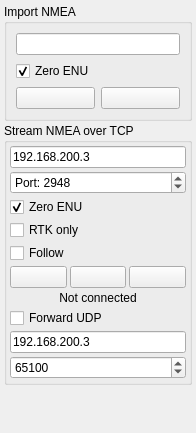
                  <widget class="QWidget" name="scrollAreaWidgetContents">
                   <property name="geometry">
                    <rect>
                     <x>0</x>
                     <y>0</y>
                     <width>196</width>
                     <height>433</height>
                    </rect>
                   </property>
                   <layout class="QVBoxLayout" name="verticalLayout_12">
                    <property name="spacing">
                     <number>2</number>
                    </property>
                    <property name="leftMargin">
                     <number>4</number>
                    </property>
                    <property name="topMargin">
                     <number>4</number>
                    </property>
                    <property name="rightMargin">
                     <number>4</number>
                    </property>
                    <property name="bottomMargin">
                     <number>4</number>
                    </property>
                    <item>
                     <widget class="QGroupBox" name="groupBox_11">
                      <property name="sizePolicy">
                       <sizepolicy hsizetype="Preferred" vsizetype="Fixed">
                        <horstretch>0</horstretch>
                        <verstretch>0</verstretch>
                       </sizepolicy>
                      </property>
                      <property name="title">
                       <string>Import NMEA</string>
                      </property>
                      <layout class="QGridLayout" name="gridLayout_9">
                       <item row="2" column="1">
                        <widget class="QPushButton" name="mapImportNmeaButton">
                         <property name="toolTip">
                          <string>Process</string>
                         </property>
                         <property name="text">
                          <string/>
                         </property>
                         <property name="icon">
                          <iconset resource="resources.qrc">
                           <normaloff>:/models/Icons/Process-96.png</normaloff>:/models/Icons/Process-96.png</iconset>
                         </property>
                        </widget>
                       </item>
                       <item row="1" column="0" colspan="2">
                        <widget class="QCheckBox" name="mapImportNmeaZeroEnuBox">
                         <property name="toolTip">
                          <string>Zero ENU coordinates on map with first imported point</string>
                         </property>
                         <property name="text">
                          <string>Zero ENU</string>
                         </property>
                         <property name="checked">
                          <bool>true</bool>
                         </property>
                        </widget>
                       </item>
                       <item row="2" column="0">
                        <widget class="QPushButton" name="mapChooseNmeaButton">
                         <property name="toolTip">
                          <string>Choose</string>
                         </property>
                         <property name="text">
                          <string/>
                         </property>
                         <property name="icon">
                          <iconset resource="resources.qrc">
                           <normaloff>:/models/Icons/Open Folder-96.png</normaloff>:/models/Icons/Open Folder-96.png</iconset>
                         </property>
                        </widget>
                       </item>
                       <item row="0" column="0" colspan="2">
                        <widget class="QLineEdit" name="mapImportNmeaEdit"/>
                       </item>
                      </layout>
                     </widget>
                    </item>
                    <item>
                     <widget class="QGroupBox" name="groupBox_14">
                      <property name="sizePolicy">
                       <sizepolicy hsizetype="Preferred" vsizetype="Fixed">
                        <horstretch>0</horstretch>
                        <verstretch>0</verstretch>
                       </sizepolicy>
                      </property>
                      <property name="title">
                       <string>Stream NMEA over TCP</string>
                      </property>
                      <layout class="QVBoxLayout" name="verticalLayout_9">
                       <property name="spacing">
                        <number>3</number>
                       </property>
                       <property name="leftMargin">
                        <number>3</number>
                       </property>
                       <property name="topMargin">
                        <number>3</number>
                       </property>
                       <property name="rightMargin">
                        <number>3</number>
                       </property>
                       <property name="bottomMargin">
                        <number>3</number>
                       </property>
                       <item>
                        <widget class="QLineEdit" name="mapStreamNmeaServerEdit">
                         <property name="text">
                          <string>192.168.200.3</string>
                         </property>
                        </widget>
                       </item>
                       <item>
                        <widget class="QSpinBox" name="mapStreamNmeaPortBox">
                         <property name="prefix">
                          <string>Port: </string>
                         </property>
                         <property name="maximum">
                          <number>65535</number>
                         </property>
                         <property name="value">
                          <number>2948</number>
                         </property>
                        </widget>
                       </item>
                       <item>
                        <widget class="QCheckBox" name="mapStreamNmeaZeroEnuBox">
                         <property name="toolTip">
                          <string>Zero ENU frame on next NMEA message</string>
                         </property>
                         <property name="text">
                          <string>Zero ENU</string>
                         </property>
                         <property name="checked">
                          <bool>true</bool>
                         </property>
                        </widget>
                       </item>
                       <item>
                        <widget class="QCheckBox" name="mapStreamNmeaRtkOnlyBox">
                         <property name="text">
                          <string>RTK only</string>
                         </property>
                        </widget>
                       </item>
                       <item>
                        <widget class="QCheckBox" name="mapStreamNmeaFollowBox">
                         <property name="text">
                          <string>Follow</string>
                         </property>
                        </widget>
                       </item>
                       <item>
                        <layout class="QHBoxLayout" name="horizontalLayout_13">
                         <item>
                          <widget class="QPushButton" name="mapStreamNmeaClearTraceButton">
                           <property name="toolTip">
                            <string>Clear trace</string>
                           </property>
                           <property name="text">
                            <string/>
                           </property>
                           <property name="icon">
                            <iconset resource="resources.qrc">
                             <normaloff>:/models/Icons/Delete2-96.png</normaloff>:/models/Icons/Delete2-96.png</iconset>
                           </property>
                          </widget>
                         </item>
                         <item>
                          <widget class="QPushButton" name="mapStreamNmeaDisconnectButton">
                           <property name="toolTip">
                            <string>Disconnect</string>
                           </property>
                           <property name="text">
                            <string/>
                           </property>
                           <property name="icon">
                            <iconset resource="resources.qrc">
                             <normaloff>:/models/Icons/Disconnected-96.png</normaloff>:/models/Icons/Disconnected-96.png</iconset>
                           </property>
                          </widget>
                         </item>
                         <item>
                          <widget class="QPushButton" name="mapStreamNmeaConnectButton">
                           <property name="toolTip">
                            <string>Connect</string>
                           </property>
                           <property name="text">
                            <string/>
                           </property>
                           <property name="icon">
                            <iconset resource="resources.qrc">
                             <normaloff>:/models/Icons/Connected-96.png</normaloff>:/models/Icons/Connected-96.png</iconset>
                           </property>
                          </widget>
                         </item>
                        </layout>
                       </item>
                       <item>
                        <widget class="QLabel" name="mapStreamNmeaConnectedLabel">
                         <property name="text">
                          <string>Not connected</string>
                         </property>
                         <property name="alignment">
                          <set>Qt::AlignmentFlag::AlignCenter</set>
                         </property>
                        </widget>
                       </item>
                       <item>
                        <widget class="QCheckBox" name="mapStreamNmeaForwardUdpBox">
                         <property name="text">
                          <string>Forward UDP</string>
                         </property>
                        </widget>
                       </item>
                       <item>
                        <widget class="QLineEdit" name="mapStreamNmeaForwardUdpHostEdit">
                         <property name="text">
                          <string>192.168.200.3</string>
                         </property>
                        </widget>
                       </item>
                       <item>
                        <widget class="QSpinBox" name="mapStreamNmeaForwardUdpPortBox">
                         <property name="maximum">
                          <number>65535</number>
                         </property>
                         <property name="value">
                          <number>65100</number>
                         </property>
                        </widget>
                       </item>
                      </layout>
                     </widget>
                    </item>
                    <item>
                     <spacer name="verticalSpacer_5">
                      <property name="orientation">
                       <enum>Qt::Orientation::Vertical</enum>
                      </property>
                      <property name="sizeHint" stdset="0">
                       <size>
                        <width>68</width>
                        <height>29</height>
                       </size>
                      </property>
                     </spacer>
                    </item>
                   </layout>
                  </widget>
